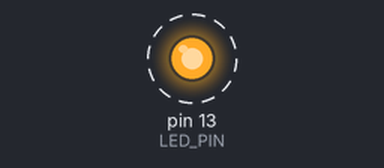
Simulated run of this program. Board: Arduino Uno, built with avr-gcc and run on an emulated ATmega328P. Shown: output pins drawn as LEDs (lit = HIGH). Dashed ring = blinking.

Above: at 0.2 s.
Timing chart, 0 to 3.0 s (numbered marks = the images above):
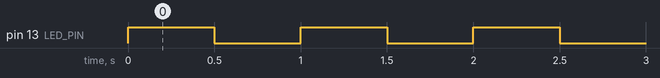

Measured:
- by itself, pin 13 (LED_PIN): alternates HIGH for 0.50 s and LOW for 0.50 s

The program:

main.cpp
```cpp
/*
 * Archivo: .ino
 * Autor: Cristobal Cuevas
 * Comentarios: Blink led with timer
 * Fecha: 07-07-2022
 *
 */

#include <Arduino.h>

#define LED_PIN 13

void setup() {
  pinMode(LED_PIN, OUTPUT);
  //Registros
  TCCR1A = 0; // Limpiar registro y trabajr en modo normal

  TCCR1B = _BV(WGM12); // WGM12 en 1 para usar modo CTC
  TCCR1B |= _BV(CS12)|_BV(CS10); // CS12 y CS10 en 1 para usar prescaler a 1024

  TIMSK1 |= _BV(OCIE1A); // enable Timer1 COMPA interrupt   Timer/Counter1 compare match A

  OCR1A = 7812; // set value for Fx=1Hz, OCRnx = (16Mhz/(Fx * 2 * 1024) + 1)

  interrupts(); // Activar interrupciones globales
}

void loop(){
  // No hace nada
}

ISR(TIMER1_COMPA_vect){
  digitalWrite(LED_PIN, !digitalRead(LED_PIN)); // Toggle LED pin -> led = ~led
}
```
